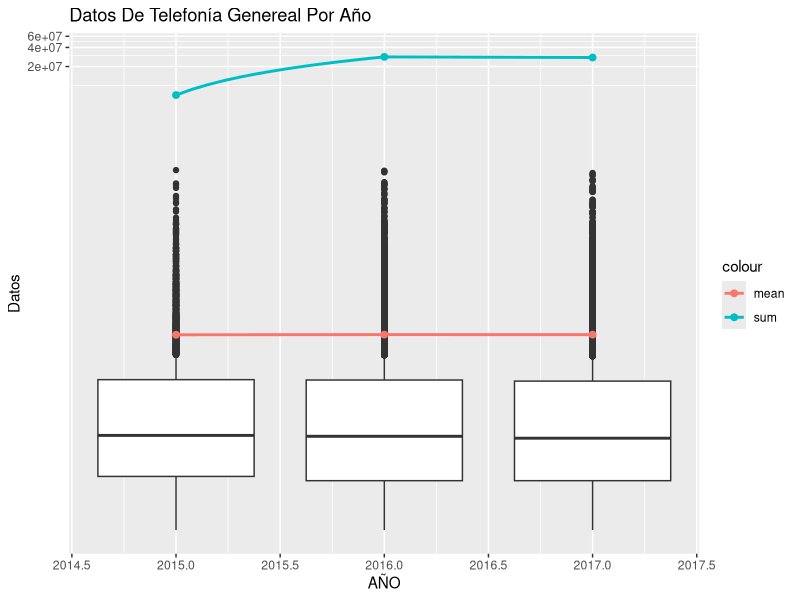
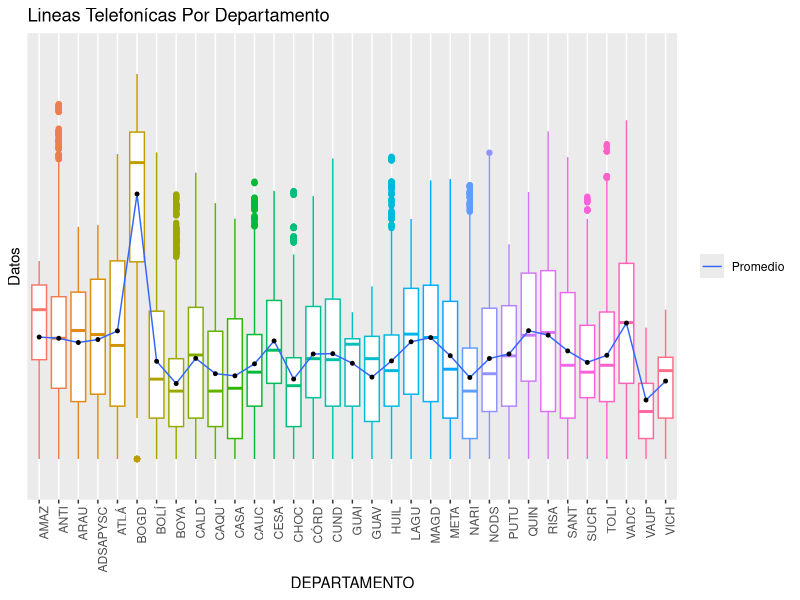
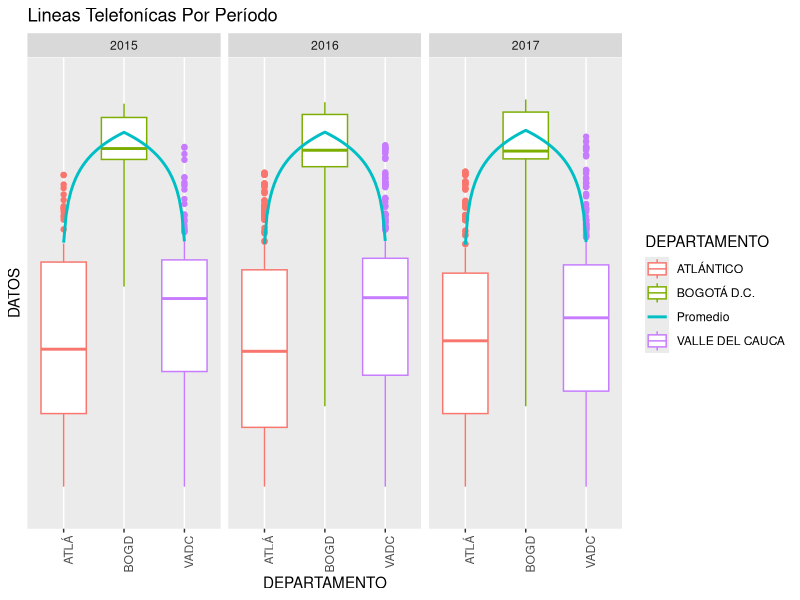
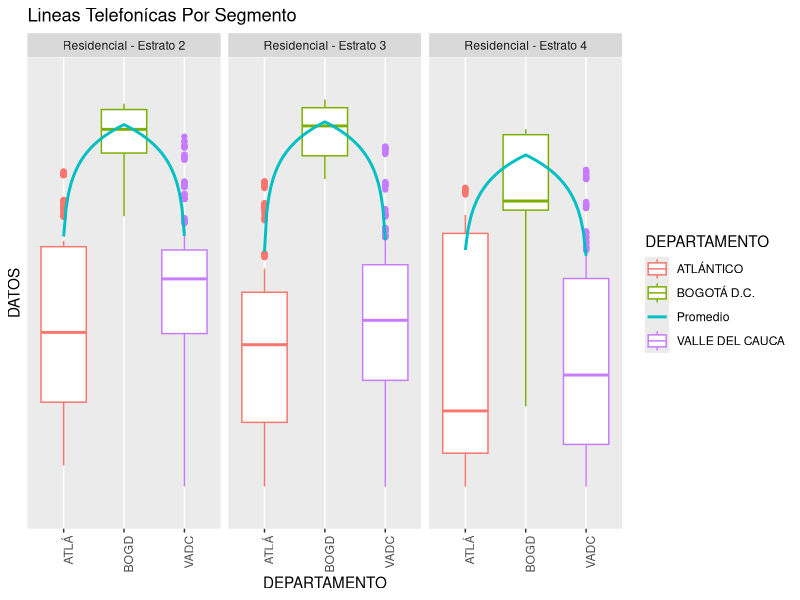
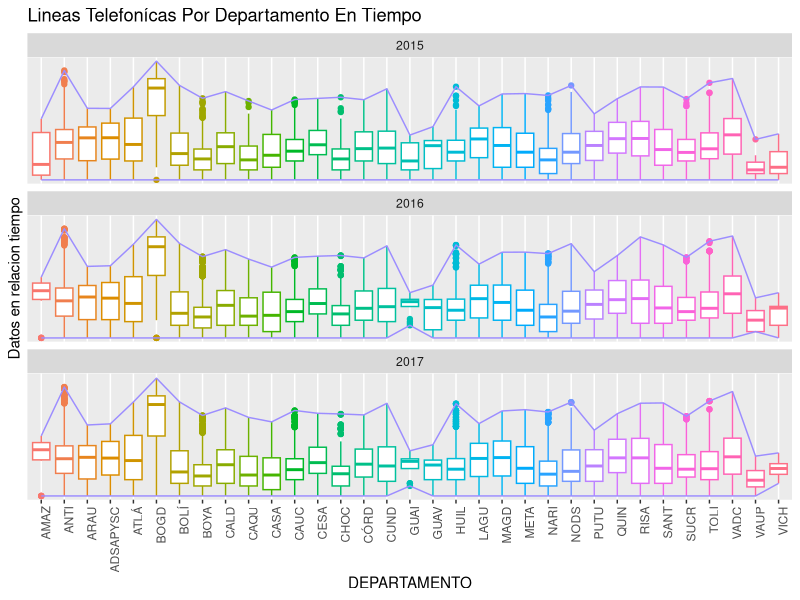
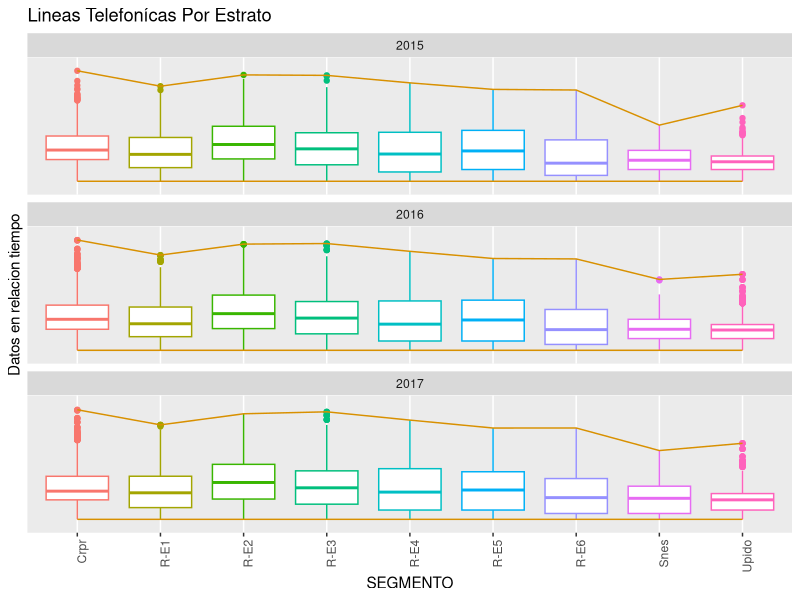
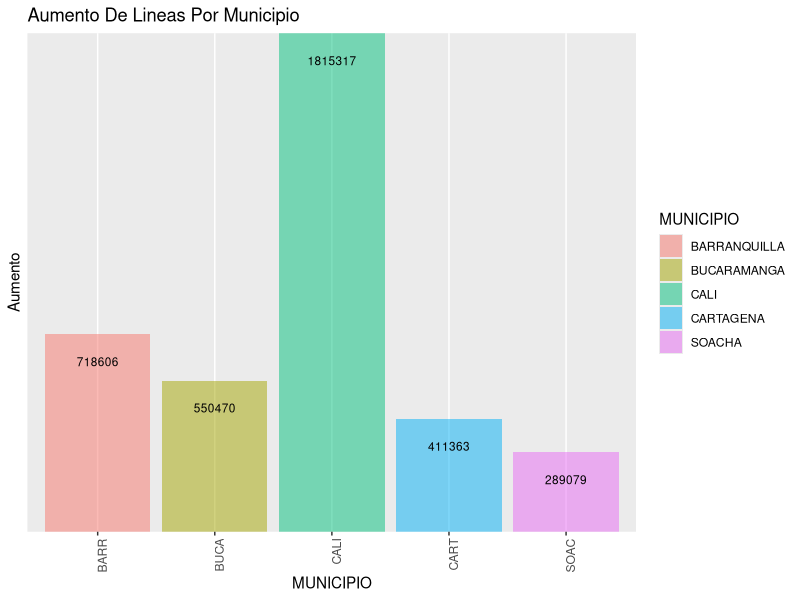
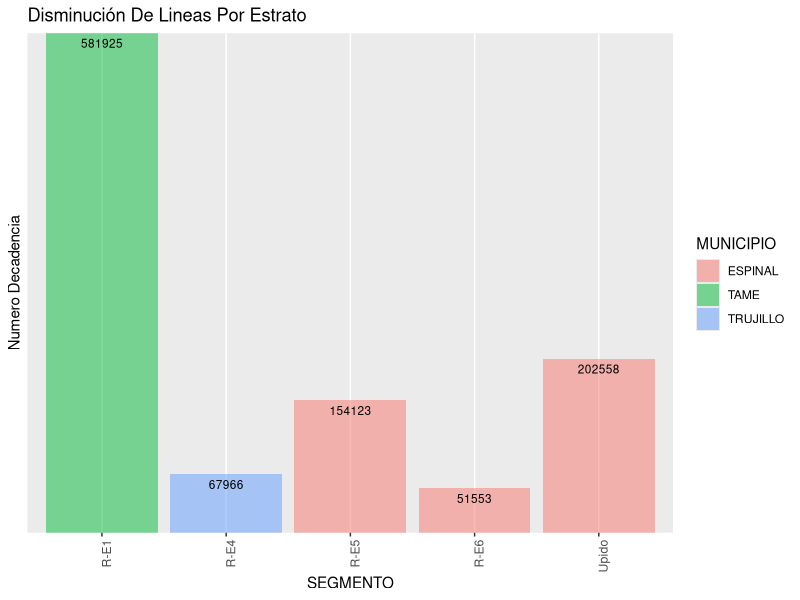

Source code (R) for these figures, in order:
## ---- chunk 1
knitr::opts_chunk$set(echo = TRUE)
## ---- chunk 2
library(stringr)
library(data.table)
library(dplyr)
library(tidyr)
library(ggplot2)

## ---- chunk 3
# leemos los datos como siempre
data_sad <- read.csv("data.csv",encoding = "UTF-8")
data_fine <- data_sad
## ---- chunk 4
# creamos una funcion para ahorrar algo de codigo
año <- function(my.string,expre){
  # mandamos la string y la expresion regular
  #mas info al respecto: https://rstudio-pubs-static.s3.amazonaws.com/74603_76cd14d5983f47408fdf0b323550b846.html
    p <- str_extract(my.string, expre)
    # reemplazamos todo por lo que retornemos en P
    str_replace_all(my.string, "Periodo_...._." , p)
}
## ---- chunk 5

# una belleza de librería
# hay que dar crédito; pero se modifica para adaptarla
# https://stackoverflow.com/questions/37756389/r-convert-multiple-columns-into-single-column 
setDT(data_fine)
# con esto creamos solo dos columnas; en una de ellas el nombre de las columnas de periodo_xxxx_x y en otra los datos relacionados
data_nice<- melt(data_fine, measure.vars  = patterns("^Periodo"),
      value.name = c("DATOS"), 
      variable.name = "PERIODO",
      variable.factor = FALSE,
      #elimina los NA
      na.rm = TRUE)
data_temp <- data_nice
## ---- chunk 6
  z <- data_temp$PERIODO
# en periodo esta lo que necesitamos; por eso tomamos el año y el periodo por aparte
  data_temp$AÑO <- as.integer(año(z,"20.."))
  data_temp$PERIODO <- as.integer(año(z,".$"))
  # los '-' se reemplazan por NA
  data_temp$DATOS <- as.integer(data_temp$DATOS)
## ---- chunk 7
summary(data_temp)
## ---- chunk 8

# eliminando nos NA y 0
data_mela <- data_temp %>%
          filter(!is.na(DATOS) & DATOS != 0) %>%
          droplevels()
## ---- chunk 9
summary(data_mela)
## ---- chunk 10
library(dplyr)
resumen <- data_mela %>% 
           group_by(AÑO) %>%
           summarise(promedio = mean(DATOS),
                     desvEst  = sd(DATOS),
                     sum = sum(DATOS))
resumen
## ---- chunk 11
boxe <- data_mela
  boxe <- boxe%>% select(AÑO, DATOS)
ggplot(boxe, aes(x=AÑO, y=DATOS, group=AÑO))+
    geom_boxplot()+
    stat_summary(fun.y = "mean",geom = "smooth", 
                 aes(colour = "mean",group=1),
                 size = 1) + coord_trans(y="log10")+
    stat_summary(fun.y = "mean",geom = "point", 
                 aes(colour = "mean",group=1),
                 size = 2) + coord_trans(y="log10")+
    
      stat_summary(fun.y = "sum",geom = "smooth", 
                 aes(colour = "sum",group=1),
                 size = 1) + coord_trans(y="log10")+
      stat_summary(fun.y = "sum",geom = "point", 
                 aes(colour = "sum",group=1),
                 size = 2) + coord_trans(y="log10")+
  labs(title = "Datos De Telefonía Genereal Por Año", y="Datos")

## ---- chunk 12
boxe2 <- data_mela
## ---- chunk 13

resumen1 <- data_mela %>% 
           group_by(SEGMENTO) %>%
           summarise(promedio = mean(DATOS),
                     desvEst  = sd(DATOS),
                     sum = sum(DATOS))

## ---- chunk 14

# generamos la grafica; seleccionando lo útil
  boxe2 <- boxe2%>% select(DEPARTAMENTO, DATOS, SEGMENTO, AÑO)
ggplot(boxe2, aes(y=log10(DATOS), x=DEPARTAMENTO, group=DEPARTAMENTO, angle = 45))+
    geom_boxplot(aes(colour = DEPARTAMENTO))+
    scale_colour_discrete(guide=FALSE)+

    theme(axis.text.x = element_text(angle = 90, hjust = 1))+
    #se resumen los nombres; son muy largos
    scale_x_discrete(label=abbreviate)+
    scale_y_discrete(label=abbreviate)+
      stat_summary(fun.y = "mean",geom = "smooth", 
                 aes(fill = "Promedio",group=1),
                 size = 0.5) +
        stat_summary(fun.y = "mean",geom = "point", 
                 aes(group=1),
                 size = 1)+
  labs(title = "Lineas Telefonícas Por Departamento", y="Datos")+
  theme(legend.title=element_blank())  


## ---- chunk 15

boxe3 <- data_mela
# separamos los estratos que nos interesan
  boxe3 <- boxe3%>% select(DEPARTAMENTO, DATOS, SEGMENTO, AÑO)%>%
  filter(SEGMENTO %in% "Residencial - Estrato 2" |  SEGMENTO %in% "Residencial - Estrato 3" | SEGMENTO %in% "Residencial - Estrato 4")
## ---- chunk 16

# un anlisis con lo que se tiene
resumen2 <- boxe3 %>% 
           group_by(DEPARTAMENTO) %>%
           summarise(promedio = mean(DATOS),
                     desvEst  = sd(DATOS),
                     sum = sum(DATOS),
                     max = max(DATOS))
resumen2[order(-resumen2$promedio),] 
## ---- chunk 17

# separamos los deptos que nos interesan
  boxe3 <- boxe3%>% select(DEPARTAMENTO, DATOS, SEGMENTO, AÑO)%>%
  filter(DEPARTAMENTO %in% "BOGOTÁ D.C." |  DEPARTAMENTO %in% "VALLE DEL CAUCA" |DEPARTAMENTO %in% "ATLÁNTICO")

## ---- chunk 18
resumen3 <- boxe3 %>% 
           group_by(DEPARTAMENTO) %>%
           summarise(promedio = mean(DATOS),
                     desvEst  = sd(DATOS),
                     sum = sum(DATOS),
                     max = max(DATOS))

resumen3
## ---- chunk 19
resumen33 <- boxe3 %>% 
           group_by(SEGMENTO) %>%
           summarise(promedio = mean(DATOS),
                     desvEst  = sd(DATOS),
                     sum = sum(DATOS),
                     max = max(DATOS))

resumen33
## ---- chunk 20

ggplot(boxe3, aes(y=DATOS, x=DEPARTAMENTO, group=DEPARTAMENTO, angle = 45))+
    geom_boxplot(aes(colour = DEPARTAMENTO))+
    facet_wrap(~ AÑO, ncol = 3) +
    theme(axis.text.x = element_text(angle = 90, hjust = 1))+
    scale_x_discrete(label=abbreviate)+
    scale_y_discrete(label=abbreviate)+
      stat_summary(fun.y = "mean",geom = "smooth", 
                 aes(colour = "Promedio",group=1),
                 size = 1) + coord_trans(y="log10")+
    labs(title = "Lineas Telefonícas Por Período")
## ---- chunk 21


ggplot(boxe3, aes(y=DATOS, x=DEPARTAMENTO, group=DEPARTAMENTO, angle = 45))+
    geom_boxplot(aes(colour = DEPARTAMENTO))+
    facet_wrap(~ SEGMENTO, ncol = 3) +
    theme(axis.text.x = element_text(angle = 90, hjust = 1))+
    scale_x_discrete(label=abbreviate)+
    scale_y_discrete(label=abbreviate)+
      stat_summary(fun.y = "mean",geom = "smooth", 
                 aes(colour = "Promedio",group=1),
                 size = 1) + coord_trans(y="log10")+
    labs(title = "Lineas Telefonícas Por Segmento")
## ---- chunk 22
boxe4 <- data_mela
## ---- chunk 23
resumen4 <- boxe4 %>% 
           group_by(DEPARTAMENTO,AÑO) %>%
           summarise(promedio = mean(DATOS),
                     desvEst  = sd(DATOS),
                     sum = sum(DATOS),
                     max = max(DATOS))

resumen4[order(-resumen4$promedio),] 
## ---- chunk 24

# generamos la grafica; seleccionando lo útil
  boxe4 <- boxe4%>% select(DEPARTAMENTO, DATOS, AÑO)
ggplot(boxe4, aes(y=logb(DATOS,base=2), x=DEPARTAMENTO, group=DEPARTAMENTO, angle = 45))+
    geom_boxplot(aes(colour = DEPARTAMENTO))+
    scale_colour_discrete(guide=FALSE)+
    # theme(hjust = 1)+
     facet_wrap(~ AÑO, nrow  = 3) +
    # algo de estilos
    theme(axis.text.x = element_text(angle = 90, hjust = 1))+
    #se resumen los nombres; son muy largos
    scale_x_discrete(label=abbreviate)+
    scale_y_discrete(label=abbreviate)+
    stat_summary(fun.y = "max",geom = "smooth", 
                 aes(colour = "Promedio",group=1),
                 size = 0.5) +
      stat_summary(fun.y = "min",geom = "smooth", 
                 aes(colour = "Promedio",group=1),
                 size = 0.5)+
    labs(title = "Lineas Telefonícas Por Departamento En Tiempo", y="Datos en relacion tiempo")
## ---- chunk 25
boxe5 <- data_mela
## ---- chunk 26
resumen5 <- boxe5 %>% 
           group_by(SEGMENTO,AÑO) %>%
           summarise(promedio = mean(DATOS),
                     desvEst  = sd(DATOS),
                     sum = sum(DATOS),
                     max = max(DATOS))

resumen5[order(-resumen5$promedio),] 
## ---- chunk 27

# generamos la grafica; seleccionando lo útil
  boxe5 <- boxe5%>% select(SEGMENTO, DATOS, AÑO)
ggplot(boxe5, aes(y=logb(DATOS,base=14), x=SEGMENTO, group=SEGMENTO, angle = 45))+
    geom_boxplot(aes(colour = SEGMENTO))+
    scale_colour_discrete(guide=FALSE)+
    # theme(hjust = 1)+
     facet_wrap(~ AÑO, nrow  = 3) +
    # algo de estilos
    theme(axis.text.x = element_text(angle = 90, hjust = 1))+
    #se resumen los nombres; son muy largos
    scale_x_discrete(label=abbreviate)+
    scale_y_discrete(label=abbreviate)+
    stat_summary(fun.y = "max",geom = "smooth", 
                 aes(colour = "Promedio",group=1),
                 size = 0.5) +
    stat_summary(fun.y = "min",geom = "smooth", 
                 aes(colour = "Promedio",group=1),
                 size = 0.5)+  labs(title = "Lineas Telefonícas Por Estrato", y="Datos en relacion tiempo")
## ---- chunk 28
boxe6 <- data_mela
## ---- chunk 29
box2015 <- boxe6 %>% 
           group_by(MUNICIPIO,AÑO) %>%
           summarise(sumdos = sum(DATOS))%>%
  filter(AÑO %in% "2015")

# resumen 2016
box2016 <- boxe6 %>% 
           group_by(MUNICIPIO,AÑO) %>%
           summarise(sumdos = sum(DATOS))%>%
  filter(AÑO %in% "2016")


# resumen 2017
box2017 <- boxe6 %>% 
           group_by(MUNICIPIO,AÑO) %>%
           summarise(sumdos = sum(DATOS))%>%
  filter(AÑO %in% "2017")

## ---- chunk 30
box15_16_17 <- NULL
box15_16<- NULL
## ---- chunk 31
# similar a la calibración de celulares en el proyeco final se une lo obtendio anteriormente
box_15_16 <- box2015 %>%
          select(MUNICIPIO, AÑO, sumdos)%>%
           inner_join(select(box2016,MUNICIPIO, AÑO, sumdos), 
                      by = "MUNICIPIO")
box15_16_17 <- box_15_16 %>%
           inner_join(select(box2017,MUNICIPIO, AÑO, sumdos), 
                      by = "MUNICIPIO")
box15_16_17 <- as.data.frame(box15_16_17)
## ---- chunk 32
data_deptxy <- box15_16_17 %>%
            filter(sumdos.x > sumdos.y)
  data_deptxy$dif <- data_deptxy$sumdos.y - data_deptxy$sumdos
  data_deptxy
## ---- chunk 33
data_deptys <- box15_16_17 %>%
            filter(sumdos.y > sumdos)
  data_deptys$dif <- data_deptys$sumdos.y - data_deptys$sumdos
  arrange(data_deptys, desc(dif))
## ---- chunk 34

box2015ed <- boxe6 %>% 
           group_by(MUNICIPIO,AÑO,SEGMENTO) %>%
           summarise(sumdos = sum(DATOS))%>%
  filter(AÑO %in% "2015")


# resumen 2016
box2016ed <- boxe6 %>% 
           group_by(MUNICIPIO,AÑO,SEGMENTO) %>%
           summarise(sumdos = sum(DATOS))%>%
  filter(AÑO %in% "2016")


# resumen 2017
box2017ed <- boxe6 %>% 
           group_by(MUNICIPIO,AÑO,SEGMENTO) %>%
           summarise(sumdos = sum(DATOS))%>%
  filter(AÑO %in% "2017")

## ---- chunk 35
box2015ed <- as.data.frame(group_by(box2015ed, SEGMENTO))
box2016ed <- as.data.frame(group_by(box2016ed, SEGMENTO))
box2017ed <- as.data.frame(group_by(box2017ed, SEGMENTO))
## ---- chunk 36

# similar al de la calibración, pero para el caso se debe usar otra función, la anterior no sirvió
box_15_16ed <- NULL
box_15_16ed <- merge(box2015ed, box2016ed, all = TRUE, by = "row.names")
box_15_16_17ed <- merge(box_15_16ed, box2017ed, all = TRUE, by = "row.names")
## ---- chunk 37
# se elimina la redundancia de datos
box_15_16_17ed$Row.names <-NULL
box_15_16_17ed$Row.names <-NULL
## ---- chunk 38
data_deptestra <- box_15_16_17ed %>%
            filter(sumdos.x <  sumdos.y)
  d1516 <- data_deptestra$sumdos.y - data_deptestra$sumdos.x
  data_deptestra$dif_15_16 <- d1516

## ---- chunk 39
data_deptestra <- data_deptestra %>%
            filter(sumdos.y <  sumdos)
  d1617 <- data_deptestra$sumdos - data_deptestra$sumdos.y
  data_deptestra$dif_16_17 <- d1617
  data_deptestra$dif_15_16_17 <- d1617 + data_deptestra$dif_15_16
  data_deptestra <- data_deptestra[, -c(1:8)] 
  data_deptestra$AÑO <- NULL
  arrange(data_deptestra, desc(dif_15_16_17))
## ---- chunk 40
data_mun<- box15_16_17 %>%
            filter(sumdos.x <  sumdos.y &sumdos.y <  sumdos)
  d <- data_mun$sumdos.y - data_mun$sumdos.x
  data_mun$dif_15_16_17 <- d
  # data_mun <- data_mun[c(1, 5),] 
  data_mun <- arrange(data_mun, desc(dif_15_16_17))
  cincomun <- data_mun[c(1:5),] 
  cincomun
## ---- chunk 41
ggplot(cincomun, aes(MUNICIPIO,dif_15_16_17,group=(MUNICIPIO)))+
    geom_histogram(aes(fill =MUNICIPIO), stat = "identity",alpha = 0.5)+
  geom_text(aes(label = dif_15_16_17, y = dif_15_16_17-100000), size = 3)+
  # theme(legend.position = "bottom") + 
  labs(title = "Aumento De Lineas Por Municipio", y="Aumento")+
    theme(axis.text.x = element_text(angle = 90, hjust = 1))+
    scale_x_discrete(label=abbreviate)+
    scale_y_discrete(label=abbreviate)
## ---- chunk 42
data_deptestramin <- box_15_16_17ed %>%
            filter(sumdos.x >  sumdos.y)
  d1516 <- data_deptestramin$sumdos.x - data_deptestramin$sumdos.y
  data_deptestramin$dif_15_16 <- d1516

## ---- chunk 43
data_deptestramin <- data_deptestramin %>%
            filter(sumdos.y  > sumdos)
  d1617 <- data_deptestramin$sumdos.y - data_deptestramin$sumdos 
  data_deptestramin$dif_16_17 <- d1617
  data_deptestramin$dif_15_16_17 <- d1617 + data_deptestramin$dif_15_16
   data_deptestramin <- data_deptestramin[, -c(1:8)] 
  data_deptestramin$AÑO <- NULL
  data_deptestramin <- data_deptestramin[, -c(3:5)] 
  cincomin <- arrange(data_deptestramin, desc(dif_15_16_17))
    cincomin <- cincomin[c(1:5),] 

  cincomin
## ---- chunk 44
ggplot(cincomin, aes(SEGMENTO,(dif_15_16_17),group=(MUNICIPIO)))+
    geom_histogram(aes(fill =MUNICIPIO), stat="identity",alpha = 0.5)+
  geom_text(aes(label = dif_15_16_17, y = dif_15_16_17-11800), size = 3)+
   # facet_wrap(~ MUNICIPIO, ncol   = 3) +
  labs(title = "Disminución De Lineas Por Estrato", y="Numero Decadencia")+
    theme(axis.text.x = element_text(angle = 90, hjust = 1))+
    scale_x_discrete(label=abbreviate)+
    scale_y_discrete(label=abbreviate)
